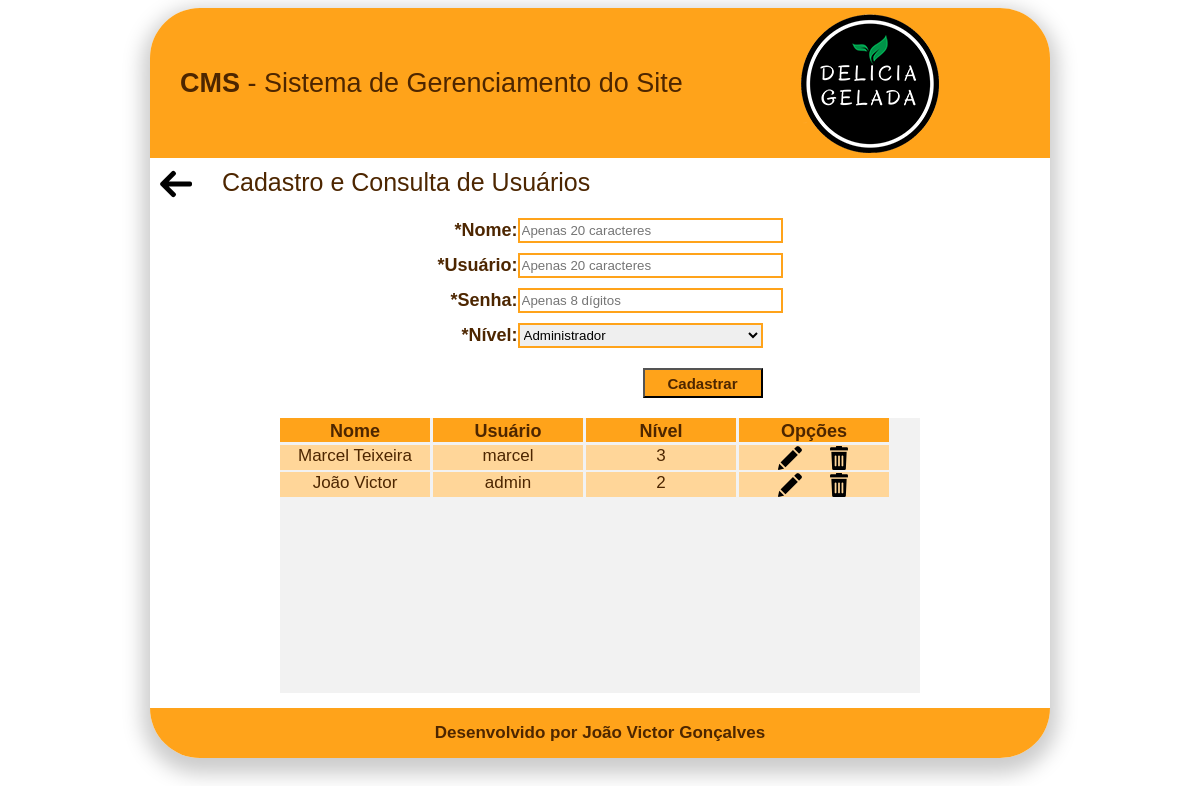
Page /CMS/cadastroUsuarios.php on the committed database.
### tables this page shows
CREATE TABLE `tbl_usuario` (
  `idUsuario` int(11) NOT NULL AUTO_INCREMENT,
  `nome` varchar(25) NOT NULL,
  `usuario` varchar(25) NOT NULL,
  `senha` varchar(25) NOT NULL,
  `idNivel` int(11) DEFAULT NULL,
  PRIMARY KEY (`idUsuario`),
  KEY `fk_user_level_idx` (`idNivel`),
  CONSTRAINT `fk_user_level` FOREIGN KEY (`idNivel`) REFERENCES `tbl_nivel` (`idNivel`) ON DELETE NO ACTION ON UPDATE NO ACTION
);

### CMS/cadastroUsuarios.php (the view, shortened to what this page needs)
<?php
    $nome = null;
    $usuario = null;
    $senha = null;
    $botao = "Cadastrar";
?>
<!DOCTYPE html>
<html>
    <head>
        <link rel="stylesheet" type="text/css" href="css/styleCadUsuarios.css">
    </head>
    <body>
        <div id="principal">
            <div id="cabecalho">
                <div id="titulo">
                    <p id="titulo_cms"><b>CMS</b> - Sistema de Gerenciamento do Site</p>
                </div>
                <div id=logo>
                    <img src="imagens/logo.png" alt="Logo">
                </div>
            </div>
            <div id="config">
                <div id="seta">
                    <a href="admUsuarios.php">
                        <img src="imagens/setaEsquerda.png" alt="Voltar">
                    </a>
                </div>
                <p id="desc_cad">Cadastro e Consulta de Usuários</p>
            </div>
            <form name="frmCadUsuarios" method="post" action="cadastroUsuarios.php">
                <div id="crud">
                    <div class="divs">
                        <div class="labels">
                            <p class="desc_labels">*Nome:</p>
                        </div>
                        <input class="inputs" onkeypress="return validarNumero(event, 'number')" type="text" name="txtNome" value="<?php echo($nome)?>" maxlength="20" size="30" pattern="[a-z A-Z ã Ã õ Õ é É í Í á Á ô Ô ç Ç]*" title="*** Digitação apenas de letras ***" placeholder="Apenas 20 caracteres" required>
                    </div>
                    <div class="divs">
                        <div class="labels">
                            <p class="desc_labels">*Usuário:</p>
                        </div>
                        <input class="inputs" onkeypress="return validarNumero(event, 'number')" type="text" name="txtUsuario" value="<?php echo($usuario)?>" maxlength="20" size="30" pattern="[a-z]*" title="*** Apenas letras minúsculas e sem nenhum tipo de caracter especial ***" placeholder="Apenas 20 caracteres" required>
                    </div>
                    <div class="divs">
                        <div class="labels">
                            <p class="desc_labels">*Senha:</p>
                        </div>
                        <input class="inputs" type="text" name="txtSenha" value="<?php echo($senha)?>" maxlength="8" size="30" placeholder="Apenas 8 dígitos" required>
                    </div>
                    <div class="divs">
                        <div class="labels">
                            <p class="desc_labels">*Nível:</p>
                        </div>
                        <select name="sltNivel" id="niveis">
                          <?php
                                $sql = "SELECT * FROM tbl_nivel;";
                                $select=mysql_query($sql);
                                while($rsConsulta = mysql_fetch_array($select)){
                                   ?>
                                <option value="<?php echo($rsConsulta['idNivel']); ?>">
                                <?php echo(utf8_encode($rsConsulta['nomeNivel'])); ?>
                                </option>
                            <?php
                               }
                            ?>
                        </select>
                    </div>
                    <div id="botao">
                        <input id="cadastrar" type="submit" name="btnCadastrar" value="<?php echo($botao)?>">
                    </div>
                </div>
                <div id="consulta_dados">
                    <div class="consulta">
                        <div class="tipos">
                            <p class="desc_tipos">Nome</p>
                        </div>
                        <div class="tipos">
                            <p class="desc_tipos">Usuário</p>
                        </div>
                        <div class="tipos">
                            <p class="desc_tipos">Nível</p>
                        </div>
                        <div class="tipos">
                            <p class="desc_tipos">Opções</p>
                        </div>
                    </div>
                    <?php
                        $sql="select * from tbl_usuario order by idUsuario desc";
                        $select=mysql_query($sql);
                        while($rsConsulta=mysql_fetch_array($select)){
                    ?>
                    <div class="consulta">
                        <div class="dados">
                            <?php echo(utf8_encode($rsConsulta['nome'])) ?>
                        </div>
                        <div class="dados">
                            <?php echo(utf8_encode($rsConsulta['usuario'])) ?>
                        </div>
                        <div class="dados">
                            <?php echo($rsConsulta['idNivel']) ?>
                        </div>
                        <div class="dados">
                            <div id="centralizar_opcoes">
                                <div id="edit">
                                    <a href="cadastroUsuarios.php?modo=consulta_editar&idUsuario=<?php echo($rsConsulta['idUsuario'])?>">
                                        <img src="imagens/edit.png" title="Editar Usuário" alt="Editar">
                                    </a>
                                </div>
                                <div id="delete">
                                    <a href="cadastroUsuarios.php?modo=excluir&idUsuario=<?php echo($rsConsulta['idUsuario'])?>">
                                        <img src="imagens/delete.png" title="Deletar Usuário" alt="Deletar">
                                    </a>
                                </div>
                            </div>
                        </div>
                    </div>
                    <?php
                        }
                    ?>
                </div>
            </form>
            <div id="rodape">
                <div id="center">
                    <p id="desc_rodape">Desenvolvido por João Victor Gonçalves</p>
                </div>
            </div>
        </div>
    </body>
</html>

### CMS/css/styleCadUsuarios.css (style rules this page uses)
#principal { width: 900px; height: 750px; margin-left: auto; margin-right: auto; border-radius: 50px; box-shadow: 0 8px 20px 8px #cccccc; }
#cabecalho { width: 900px; height: 150px; background-color: #ffa31a; border-top-left-radius: 50px; border-top-right-radius: 50px; }
#titulo { width: 550px; height: 150px; border-top-left-radius: 50px; float: left; }
#titulo_cms { font-family: sans-serif; font-size: 27px; color: #4d2600; float: left; margin-top: 60px; margin-left: 30px; }
#logo { width: 140px; height: 140px; float: left; margin-left: 100px; margin-top: 5px; }
#config { width: 900px; height: 50px; }
#seta { width: 32px; height: 32px; margin: 0; float: left; margin-left: 10px; margin-top: 10px; margin-right: 30px; }
#desc_cad { margin: 0; font-family: sans-serif; font-size: 25px; color: #4d2600; text-align: center; padding-top: 10px; float: left; }
#crud { width: 325px; height: 180px; margin-top: 10px; margin-left: auto; margin-right: auto; }
.divs { width: 350px; height: 25px; margin-top: 10px; font-family: sans-serif; }
.labels { width: 80px; height: 25px; float: left; }
.desc_labels { margin: 0; font-family: sans-serif; font-size: 18px; color: #4d2600; text-align: right; font-weight: bold; margin-top: 2px; }
.inputs { height: 19px; border: solid 2px #ffa31a; font-family: sans-serif; font-size: 15; }
#niveis { width: 245px; height: 25px; border: solid 2px #ffa31a; font-family: sans-serif; font-size: 17; }
#botao { width: 120px; height: 30px; float: right; font-family: sans-serif; margin-top: 20px; }
#cadastrar { width: 120px; height: 30px; font-size: 15px; background-color: #ffa31a; text-decoration: none; font-weight: bold; color: #4d2600; }
#consulta_dados { width: 640px; height: 275px; margin-top: 20px; margin-left: auto; margin-right: auto; overflow-y: scroll; background-color: #f2f2f2; }
.consulta { width: 615px; height: 24px; margin-bottom: 3px; }
.desc_tipos { margin: 0; font-family: sans-serif; font-size: 18px; color: #4d2600; text-align: center; padding-top: 3px; font-weight: bold; }
.tipos { width: 150px; height: 24px; background-color: #ffa31a; float: left; margin-right: 3px; }
.dados { width: 150px; height: 24px; background-color: #ffd699; float: left; margin-right: 3px; font-family: sans-serif; font-size: 17px; text-align: center; color: #4d2600; padding-top: 1px; }
#centralizar_opcoes { width: 73px; height: 24px; margin-left: auto; margin-right: auto; }
#edit { width: 24px; height: 24px; float: left; margin-right: 25px; }
#delete { width: 24px; height: 24px; float: left; }
#rodape { width: 900px; height: 50px; background-color: #ffa31a; border-bottom-left-radius: 50px; border-bottom-right-radius: 50px; margin-top: 15px; }
#center { width: 350px; height: 20px; margin-left: auto; margin-right: auto; padding-top: 15px; }
#desc_rodape { margin: 0; font-family: sans-serif; font-size: 17px; color: #4d2600; text-align: center; font-weight: bold; }

### rows in the picture
tbl_usuario: nome "Marcel Teixeira", usuario "marcel", idNivel "3"
tbl_usuario: nome "João Victor", usuario "admin", idNivel "2"

### other values in the picture
form field sltNivel "Administrador"
